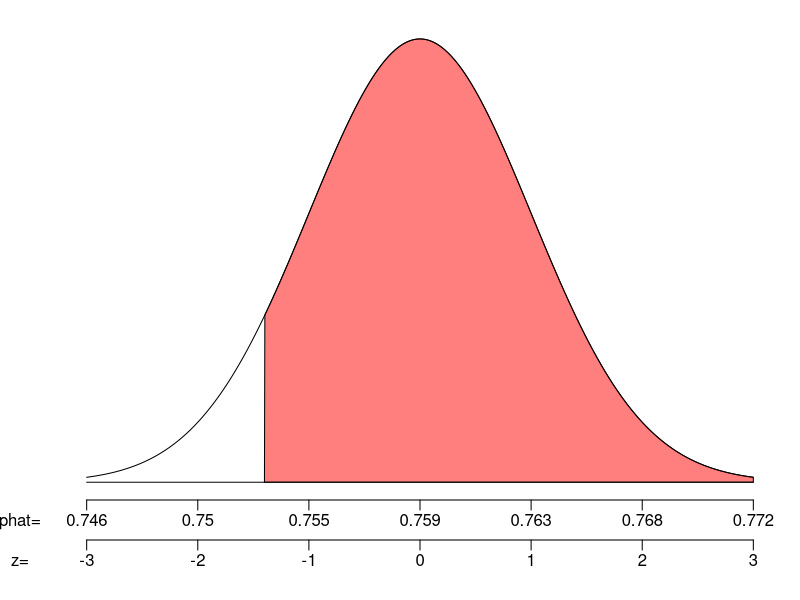

Here is the R script that generated this plot:
## ---- chunk 1
## DATA GENERATION
options(scipen=999)
alpha = sample(c(0.1,0.05,0.025,0.02,0.01),1)
zstar = qnorm(alpha)
azs = abs(zstar)

dis = 0.3
dis2 = 2*dis/3

while(T){
    p = round(runif(1,0.09,0.91),3)
    n = sample(1:10,1) * 10^sample(0:3,1)
    se = signif(sqrt(p*(1-p)/n),3)
    if (n*p>10 & n*(1-p)>10 & sqrt(n*p*(1-p))>7)
    {
        break
    }
}
z = round(runif(1,azs-dis2,azs+dis),2) * sample(c(-1,1,1,1,1,1),1)
phat = signif(p+z*se,3)
z = round((phat-p)/se,2)
Pr = 1-round(pnorm(z),4)
wrd = sample(c('sad','angry','special','greedy','bad','great','strong','happy','popular','cold'),1)
wrd2 = sample(c('more than', 'over', 'above'),1)

if (Pr<alpha)
{
    wrd3 = 'reject'
    sym = '<'
} else {
    wrd3 = 'retain'
    sym = '>'
}

## ---- chunk 2
par(mar=c(5,3,1,1))
zs = seq(-3,3,length=1000)
ys = dnorm(zs)
plot(zs, ys, 'l',xlim = c(-3,3), ylim = c(0,0.4),
     ann=FALSE,xaxt="n",yaxt="n",
     lwd=1,bty='n')
axis(side=1, line=0, at=-3:3, labels = FALSE)
mtext(signif(p+(-3:3)*se,3),side=1,line=0.5,at=-3:3)
mtext(c("phat="),line=0.5,side=1,at=-3.6)
axis(side=1, line=2,at=-3:3, labels = FALSE)
mtext(-3:3,side=1,line=2.5,at=-3:3)
mtext(c("z="),line=2.5,side=1,at=-3.6)
polygon(c(zs[zs>=z], 3, z),c(ys[zs>=z], 0, 0), col=rgb(1,0,0,0.5))
lines(c(-3,3),c(0,0),'l',lwd=1)
